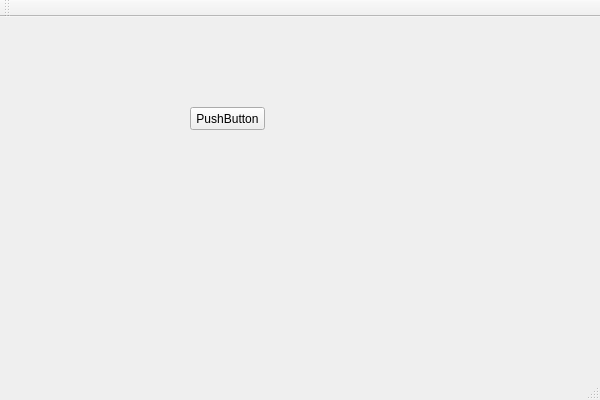
<?xml version="1.0" encoding="UTF-8"?>
<ui version="4.0">
 <class>statusbarClass</class>
 <widget class="QMainWindow" name="statusbarClass">
  <property name="geometry">
   <rect>
    <x>0</x>
    <y>0</y>
    <width>600</width>
    <height>400</height>
   </rect>
  </property>
  <property name="windowTitle">
   <string>statusbar</string>
  </property>
  <widget class="QWidget" name="centralWidget">
   <widget class="QPushButton" name="pushButton">
    <property name="geometry">
     <rect>
      <x>190</x>
      <y>90</y>
      <width>75</width>
      <height>23</height>
     </rect>
    </property>
    <property name="text">
     <string>PushButton</string>
    </property>
   </widget>
  </widget>
  <widget class="QMenuBar" name="menuBar">
   <property name="geometry">
    <rect>
     <x>0</x>
     <y>0</y>
     <width>600</width>
     <height>23</height>
    </rect>
   </property>
  </widget>
  <widget class="QToolBar" name="mainToolBar">
   <attribute name="toolBarArea">
    <enum>TopToolBarArea</enum>
   </attribute>
   <attribute name="toolBarBreak">
    <bool>false</bool>
   </attribute>
  </widget>
  <widget class="QStatusBar" name="statusBar"/>
 </widget>
 <layoutdefault spacing="6" margin="11"/>
 <resources>
  <include location="statusbar.qrc"/>
 </resources>
 <connections/>
</ui>
